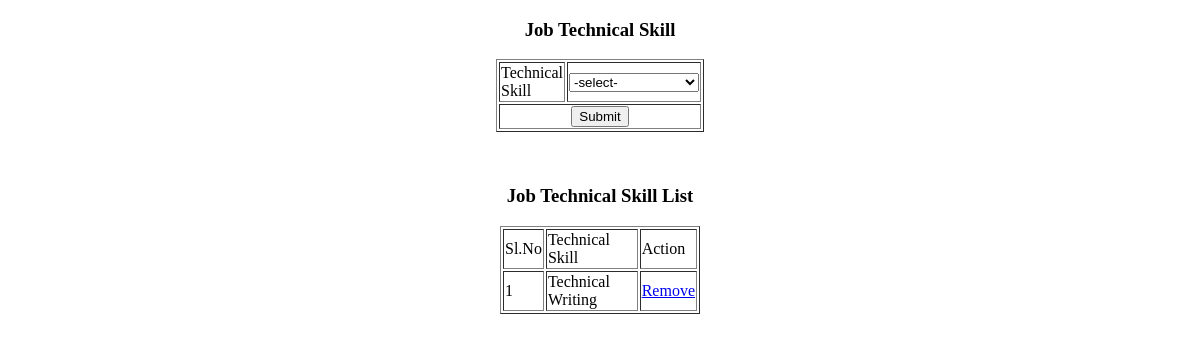
The app's page /Project/Company/Jobtechnicalskill.php, older data.
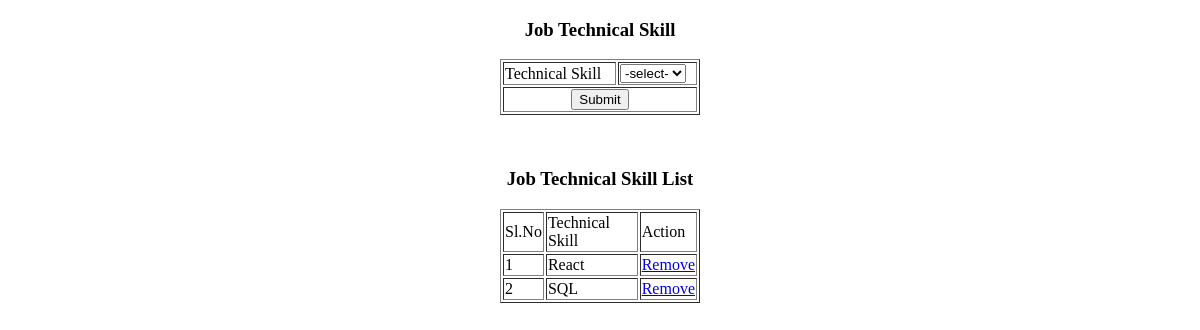
The same page, newer data.
### tables this page shows
CREATE TABLE `tbl_jobtechnicalskill` (
  `jobtechnicalskill_id` int(11) NOT NULL,
  `technicalskill_id` int(11) NOT NULL,
  `jobpost_id` int(11) NOT NULL,
  `jobtechnicalskill_status` int(11) NOT NULL DEFAULT 0
);

CREATE TABLE `tbl_technicalskill` (
  `technicalskill_id` int(11) NOT NULL,
  `technicalskill_name` varchar(30) NOT NULL,
  `technicalskill_status` int(11) NOT NULL DEFAULT 0
);

### Project/Company/Jobtechnicalskill.php (the view, shortened to what this page needs)
<?php
 include("../Assets/Connection/Connection.php");
		?>
<!DOCTYPE html PUBLIC "-//W3C//DTD XHTML 1.0 Transitional//EN" "http://www.w3.org/TR/xhtml1/DTD/xhtml1-transitional.dtd">
<html xmlns="http://www.w3.org/1999/xhtml">
<head>
</head>
<body>
<form id="form1" name="form1" method="post" action="">
<div align="center"><h3>Job Technical Skill</h3>
<table width="200" border="1">
  <tr>
    <td>Technical Skill</td>
    <td><label for="sel_techskill"></label>
      <select name="sel_techskill" id="sel_techskill">
        <option>-select-</option>
      </select></td>
  </tr>
  <tr>
    <td colspan="2"><div align="center">
      <input type="submit" name="btn_submit" id="btn_submit" value="Submit" />
    </div></td>
    </tr>
</table>
<p>&nbsp;</p>
<h3>Job Technical Skill List</h3>
<table width="200" border="1">
  <tr>
    <td>Sl.No</td>
    <td>Technical Skill</td>
    <td>Action </td>
  </tr>
   <?php
   $i=0;
   $selQry = "select * from tbl_jobtechnicalskill j inner join tbl_technicalskill t
   on j.technicalskill_id = t.technicalskill_id where jobtechnicalskill_status=0 ";
   $row=$Con->query($selQry);
   while($data=$row->fetch_assoc())
   {
     $i++;
  ?>
  <tr>
    <td><?php echo $i ?></td>
    <td><?php echo $data['technicalskill_name'] ?></td>
    <td>
    <a href = "Jobtechnicalskill.php?rid=<?php echo $data['jobtechnicalskill_id']?>">Remove</a>
    </td>
    <?php
    }
    ?>
  </tr>
</table>
</div>
</form>
</body>
</html>

Row changes from the older to the newer data that the page shows:
removed tbl_jobtechnicalskill: technicalskill.technicalskill_name "Technical Writing"
now on this page (row edited): tbl_jobtechnicalskill: technicalskill.technicalskill_name "React"
now on this page (row edited): tbl_jobtechnicalskill: technicalskill.technicalskill_name "SQL"
